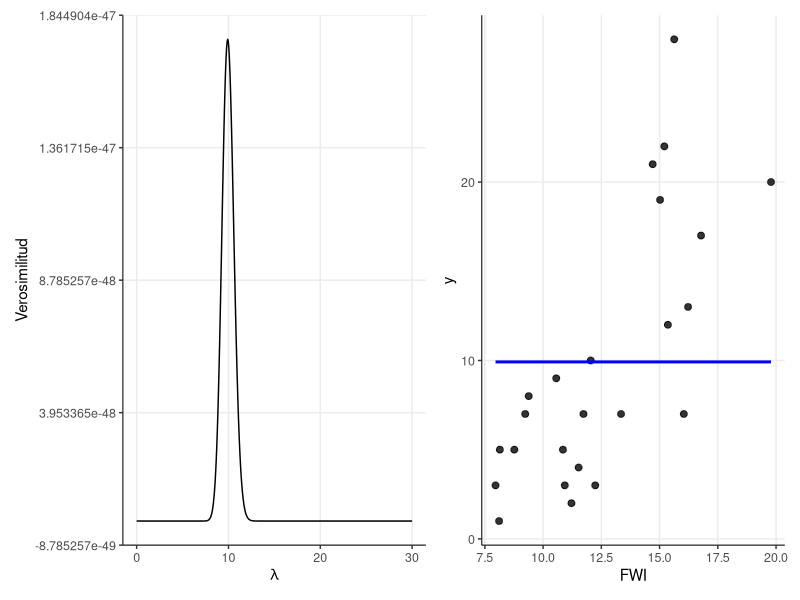
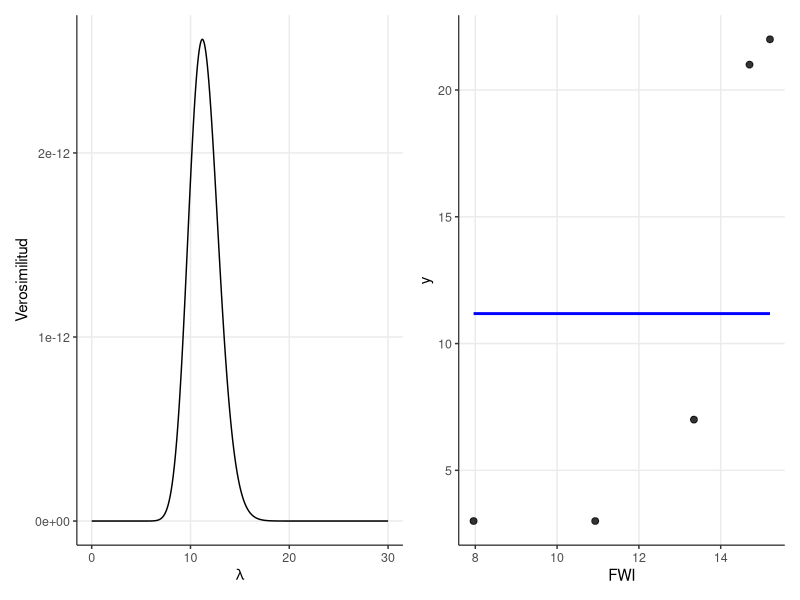
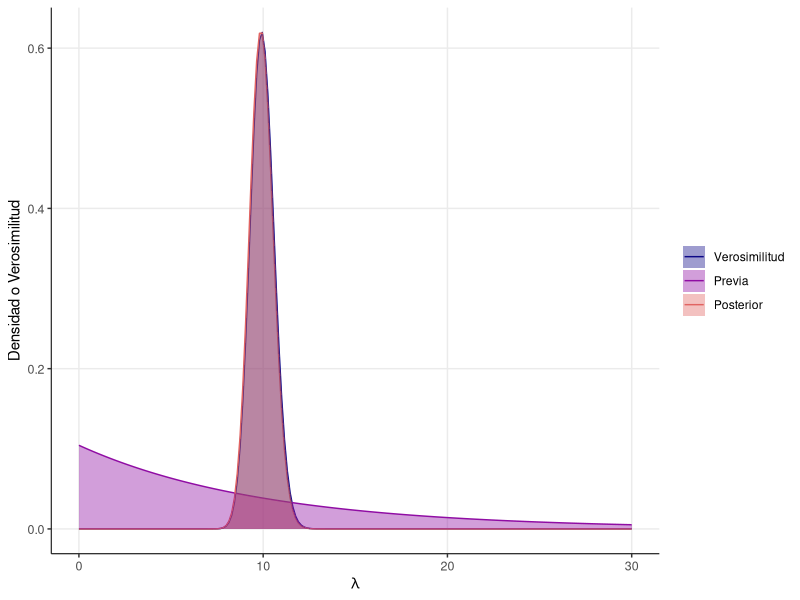
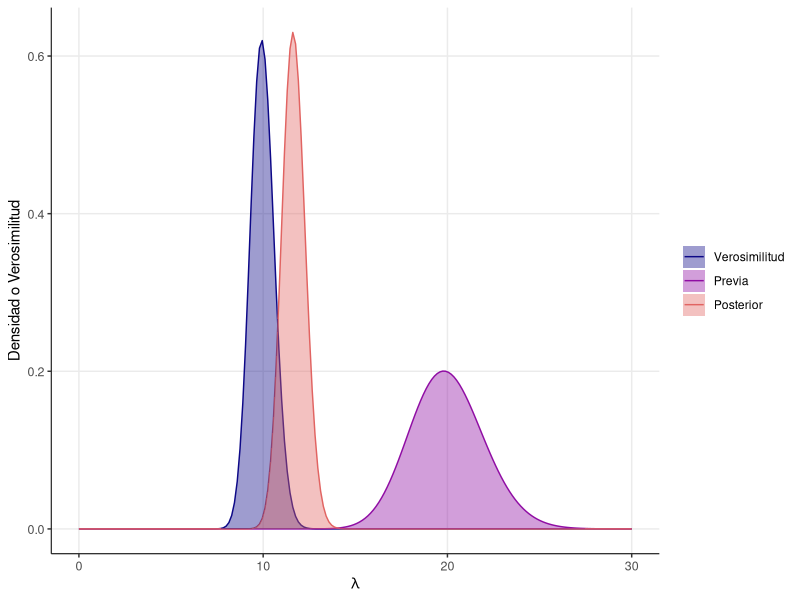
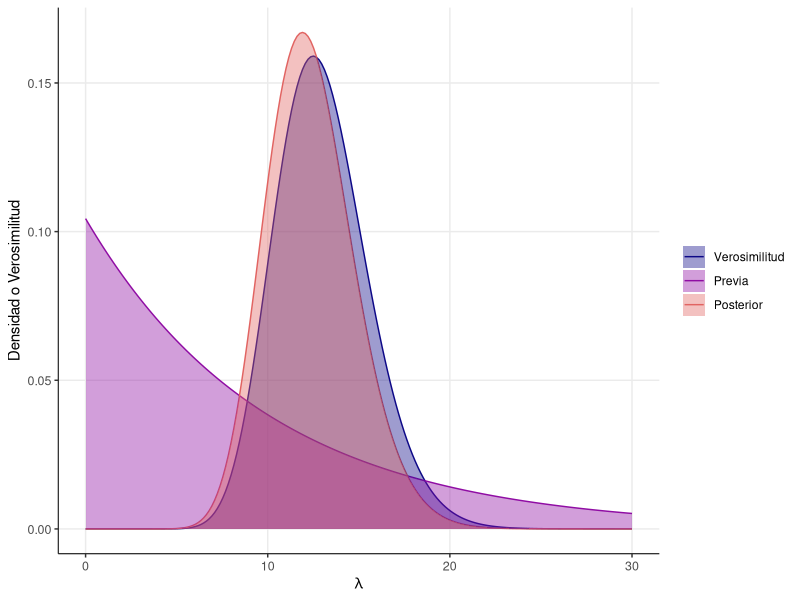
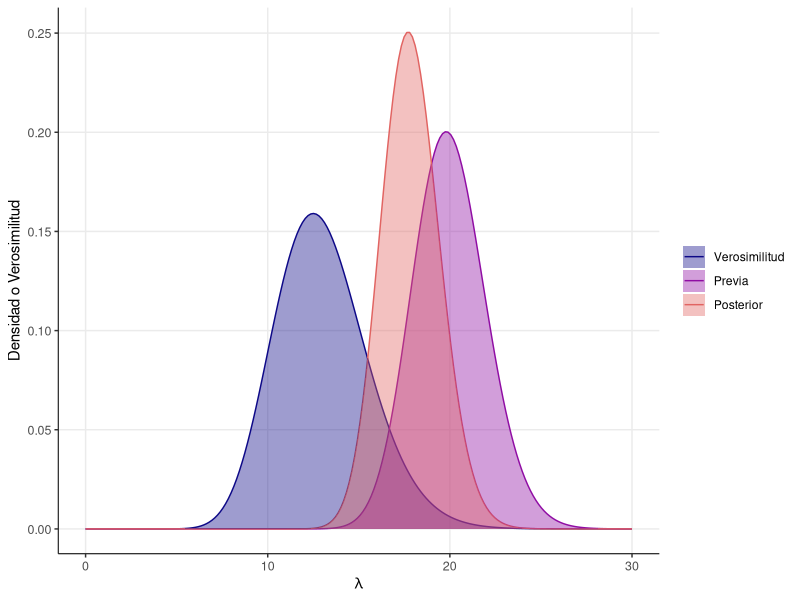

The R script that drew these images, in order:
## ## TP 5: Estimación de parámetros e inferencia bayesiana ## ##

# [Codificación: UTF-8]

# Paquetes ----------------------------------------------------------------

library(tidyverse) # ggplot y pivot_longer
library(viridis)   # colores
library(scales)    # leyenda de gráfico
library(patchwork) # unir gráficos

# Funciones ---------------------------------------------------------------

# Para normalizar densidades o likelihoods (con fines gráficos).
# area es el tamaño del segmento o celda en la aproximación discreta.
# En 1D, es la distancia entre valores de la secuencia de parámetros.
# En 2D, es el área de cada celda.
# Devuelve un vector de densidad o likelihood, tal que
# sum(normalized_density * area) ~= 1
normalize_dens <- function(dens, area) {
  dens / sum(dens * area)
}

# ggplot custom theme
nice_theme <- function() {
  theme(
    panel.border = element_blank(),
    panel.grid.minor = element_blank(),
    panel.grid.major =  element_line(),

    axis.line = element_line(linewidth = 0.35),

    axis.text = element_text(size = 9),
    axis.title = element_text(size = 11),

    strip.text = element_text(size = 11),
    strip.background = element_rect(fill = "white", color = "white")
  )
}

theme_set(theme_classic())

# Datos -------------------------------------------------------------------

datos <- read.csv(file.path("datos", "barbera_data_fire_total_climate.csv"))


# Actividad 1 -------------------------------------------------------------

# 1.1 ---------------------------------------------------------------------
# Elegir un set de datos y definir un modelo sencillo (1 o 2 parámetros).
# Puede ser estadístico o no (la función de costo no necesariamente tiene que
# ser una -log verosimilitud).

# y_i ~ Poisson(lambda)

# (no hay predictoras)

# 1.2 ---------------------------------------------------------------------
# Evaluar qué restricciones debería imponerse sobre los parámetros para que el
# modelo sea sensato.

# lambda >= 0, ¿quizás no superior a 200?

# 1.3 ---------------------------------------------------------------------
# Graficar la función de verosimilitud del modelo (o la función de costo) y
# encontrá el máximo utilizando el método de la grilla. Si el modelo tiene
# D > 2 parámetros, se deberán fijar D - 2 para poder graficar. Graficar la
# predicción en función de alguna variable predictora (si es que la hay)
# utilizando el valor de la grilla con mayor verosimilitud o menor costo.

like_fire <- function(lambda, log = T, filas = 1:nrow(datos)) {
  # "like" por likelihood (sería raro decirle "vero");
  # "fire" porque es la función para estos datos de fuego, no cualquier
  # verosimilitud.

  # usando lambda evaluamos la verosimilitud de cada observación,
  # en escala log:
  like_pointwise <- dpois(datos$fires[filas], lambda, log = T)

  # la log-verosimilitud conjunta es la suma de las log-verosimilitudes por
  # observación:
  like <- sum(like_pointwise)

  if (log) return(like)
  else return(exp(like))
}

# Creamos grilla de valores de lambda.
side <- 500 # cantidad de valores por lado
grilla <- data.frame(
  lambda = seq(0, 30, length.out = side)
)

# Evaluamos la verosimilitud para cada valor
grilla$loglike <- NA
for (i in 1:side) {
  grilla$loglike[i] <- like_fire(grilla$lambda[i])
}
grilla$like <- exp(grilla$loglike)

# Elegimos el punto con mayor verosimilitud
row <- which.max(grilla$loglike)
lambda <- grilla$lambda[row]

# Curva de verosimilitud a partir de la grilla (1D)
p1 <- ggplot(grilla, aes(x = lambda, y = like)) +
  geom_line() +
  # geom_vline(xintercept = lambda, linetype = "dashed") +
  labs(x = expression(lambda), y = "Verosimilitud") +
  nice_theme()

# Plot de puntos + curva
p2 <- ggplot(datos, aes(x = fwi, y = fires)) +
  geom_point(color = rgb(0, 0, 0, 0.8), size = 2) +
  stat_function(fun = function(x) lambda,
                color = "blue", linewidth = 1) +
  ylab("y") + xlab("FWI") +
  nice_theme()

# Unimos
(p1 | p2)

# 1.4 ---------------------------------------------------------------------
# Comparár la estimación basada en la grilla con la obtenida usando optim.

opt <- optim(
  par = 1,                     # Valor inicial de lambda
  fn = like_fire,              # Función a optimizar
  method = "Brent",            # Optmización en 1D
  lower = 0, upper = 1000,     # Limites
  control = list(fnscale = -1) # Para que maximice en vez de minimizar
)

opt$par
grilla[row, c("lambda")]

# 1.5 ---------------------------------------------------------------------
# ¿Existen otros valores de los parámetros que también presentan un
# ajuste razonable a los datos, aunque sea subóptimo? ¿Cómo se podría
# escoger un set de valores razonables?

# 1.6 ---------------------------------------------------------------------
# Repetir los puntos 1.3 y 1.5 pero utilizando el 20 % y el 50 % de los
# datos disponibles, y compará los resultados.

# Ejemplo con N = 20 %

filas20 <- sample(1:nrow(datos), size = round(0.2 * nrow(datos)),
                  replace = F)

# Evaluamos la verosimilitud para cada valor
grilla$loglike20 <- NA
for (i in 1:side) {
  grilla$loglike20[i] <- like_fire(grilla$lambda[i], filas = filas20)
}
grilla$like20 <- exp(grilla$loglike20)

row20 <- which.max(grilla$loglike20)
lambda20 <- grilla$lambda[row20]

# Curva de verosimilitud a partir de la grilla (1D)
p1 <- ggplot(grilla, aes(x = lambda, y = like20)) +
  geom_line() +
  # geom_vline(xintercept = lambda, linetype = "dashed") +
  labs(x = expression(lambda), y = "Verosimilitud") +
  nice_theme()

# Plot de puntos + curva
p2 <- ggplot(datos[filas20, ], aes(x = fwi, y = fires)) +
  geom_point(color = rgb(0, 0, 0, 0.8), size = 2) +
  stat_function(fun = function(x) lambda20,
                color = "blue", linewidth = 1) +
  ylab("y") + xlab("FWI") +
  nice_theme()

# Unimos usando patchwork
(p1 | p2)


# Actividad 2 -------------------------------------------------------------

# 2.1 ---------------------------------------------------------------------
# Utilizando el mismo set de datos y modelo escogido previamente (ejercicio 1),
# definir previas para los parámetros, convirtiéndolo en un modelo bayesiano.

# y_i ~ Poisson(lambda)
# lambda ~ Gama(1 / tau, 1 / (mu * tau))
# tau = 1; mu = 10

# (tau es un parámetro de dispersión, mu es la media)

# 2.2 ---------------------------------------------------------------------
# Graficar la función de verosimilitud, la densidad previa y la densidad
# posterior.

# Creamos grilla de valores de lambda.
side <- 200 # cantidad de valores por lado

lambda_seq <- seq(0, 30, length.out = side)

grilla <- expand.grid(
  lambda = lambda_seq,
  loglike = NA,   # para llenar luego
  like = NA,
  prior = NA,
  post = NA
)

# Evaluamos la verosimilitud para cada valor
for (i in 1:side) {
  grilla$loglike[i] <- like_fire(grilla$lambda[i])
}
grilla$like <- exp(grilla$loglike)

# Definimos y evaluamos la previa (gama)
mu <- 10 # media
tau <- 1 # dispersion
a <- 1 / tau; b <- 1 / (tau * mu)

for (i in 1:side) {
  grilla$prior[i] <- dgamma(grilla$lambda[i], a, b)
}

# Posterior
grilla$post <- grilla$like * grilla$prior

# Normalizamos para poder visualizar
g <- grilla
area <- diff(lambda_seq)[1] # para normalizar
for (v in c("like", "prior", "post")) {
  g[, v] <- normalize_dens(grilla[, v], area)
}

# Elongamos g
cols <- which(names(g) %in% c("like", "prior", "post"))
glong <- pivot_longer(g, all_of(cols), names_to = "variable",
                      values_to = "density")
glong$variable <- factor(
  glong$variable,
  levels = c("like", "prior", "post"),
  labels = c("Verosimilitud", "Previa", "Posterior")
)

# Graficamos
ggplot(glong, aes(x = lambda, y = density, ymax = density, ymin = 0,
                  color = variable, fill = variable)) +
  geom_line() +
  geom_ribbon(alpha = 0.4, color = NA) +
  scale_color_viridis(discrete = T, option = "C", end = 0.6) +
  scale_fill_viridis(discrete = T, option = "C", end = 0.6) +
  theme(legend.title = element_blank()) +
  xlab(expression(lambda)) +
  ylab("Densidad o Verosimilitud") +
  nice_theme()


# 2.3 ---------------------------------------------------------------------
# Explorar distintas previas, ya sea variando los parámetros de una
# misma distribución o utilizando otra distribución. Intentar crear
# previas que influyan en el resultado y otras que no.

grilla2 <- grilla

# Redefinimos y evaluamos la previa
mu <- 20 # media
tau <- 0.01 # dispersion
a <- 1 / tau; b <- 1 / (tau * mu)

for (i in 1:side) {
  grilla2$prior[i] <- dgamma(grilla$lambda[i], a, b)
}

# Posterior
grilla2$post <- grilla2$like * grilla2$prior

# Normalizamos para poder visualizar
g <- grilla2
area <- diff(lambda_seq)[1] # para normalizar
for (v in c("like", "prior", "post")) {
  g[, v] <- normalize_dens(grilla2[, v], area)
}

# Elongamos g
cols <- which(names(g) %in% c("like", "prior", "post"))
glong <- pivot_longer(g, all_of(cols), names_to = "variable",
                      values_to = "density")
glong$variable <- factor(
  glong$variable,
  levels = c("like", "prior", "post"),
  labels = c("Verosimilitud", "Previa", "Posterior")
)

# Graficamos
ggplot(glong, aes(x = lambda, y = density, ymax = density, ymin = 0,
                  color = variable, fill = variable)) +
  geom_line() +
  geom_ribbon(alpha = 0.4, color = NA) +
  scale_color_viridis(discrete = T, option = "C", end = 0.6) +
  scale_fill_viridis(discrete = T, option = "C", end = 0.6) +
  theme(legend.title = element_blank()) +
  xlab(expression(lambda)) +
  ylab("Densidad o Verosimilitud") +
  nice_theme()

## Para probar con otra distribución, editar estas líneas:

# Redefinimos y evaluamos la previa
mu <- 20    # media
tau <- 0.01 # dispersion
a <- 1 / tau; b <- 1 / (tau * mu)

for (i in 1:side) {
  grilla2$prior[i] <- dgamma(grilla$lambda[i], a, b)
}


# (El resto del código, igual)

# 2.4 ---------------------------------------------------------------------
# Repetír la comparación entre posteriores pero utilizando únicamente 2 o 3
# observaciones. Las previas que no influían en el resultado usando todos los
# datos, ¿siguen sin influir?

# Creamos grilla de valores de lambda.
side <- 200 # cantidad de valores por lado

lambda_seq <- seq(0, 30, length.out = side)

grilla <- expand.grid(
  lambda = lambda_seq,
  loglike = NA,   # para llenar luego
  like = NA,
  prior = NA,
  post = NA
)

# Evaluamos la verosimilitud para cada valor
# ACÁ DEFINIMOS QUÉ FILAS USAR!
for (i in 1:side) {
  grilla$loglike[i] <- like_fire(grilla$lambda[i], filas = c(2, 10))
}
grilla$like <- exp(grilla$loglike)

# Definimos y evaluamos la previa (gama)
mu <- 10 # media
tau <- 1 # dispersion
a <- 1 / tau; b <- 1 / (tau * mu)

for (i in 1:side) {
  grilla$prior[i] <- dgamma(grilla$lambda[i], a, b)
}

# Posterior
grilla$post <- grilla$like * grilla$prior

# Normalizamos para poder visualizar
g <- grilla
area <- diff(lambda_seq)[1] # para normalizar
for (v in c("like", "prior", "post")) {
  g[, v] <- normalize_dens(grilla[, v], area)
}

# Elongamos g
cols <- which(names(g) %in% c("like", "prior", "post"))
glong <- pivot_longer(g, all_of(cols), names_to = "variable",
                      values_to = "density")
glong$variable <- factor(
  glong$variable,
  levels = c("like", "prior", "post"),
  labels = c("Verosimilitud", "Previa", "Posterior")
)

# Graficamos
ggplot(glong, aes(x = lambda, y = density, ymax = density, ymin = 0,
                  color = variable, fill = variable)) +
  geom_line() +
  geom_ribbon(alpha = 0.4, color = NA) +
  scale_color_viridis(discrete = T, option = "C", end = 0.6) +
  scale_fill_viridis(discrete = T, option = "C", end = 0.6) +
  theme(legend.title = element_blank()) +
  xlab(expression(lambda)) +
  ylab("Densidad o Verosimilitud") +
  nice_theme()


## y con una previa más informativa:

# Redefinimos y evaluamos la previa (gama)
mu <- 20    # media
tau <- 0.01 # dispersion
a <- 1 / tau; b <- 1 / (tau * mu)

for (i in 1:side) {
  grilla$prior[i] <- dgamma(grilla$lambda[i], a, b)
}

# Posterior
grilla$post <- grilla$like * grilla$prior

# Normalizamos para poder visualizar
g <- grilla
area <- diff(lambda_seq)[1] # para normalizar
for (v in c("like", "prior", "post")) {
  g[, v] <- normalize_dens(grilla[, v], area)
}

# Elongamos g
cols <- which(names(g) %in% c("like", "prior", "post"))
glong <- pivot_longer(g, all_of(cols), names_to = "variable",
                      values_to = "density")
glong$variable <- factor(
  glong$variable,
  levels = c("like", "prior", "post"),
  labels = c("Verosimilitud", "Previa", "Posterior")
)

# Graficamos
ggplot(glong, aes(x = lambda, y = density, ymax = density, ymin = 0,
                  color = variable, fill = variable)) +
  geom_line() +
  geom_ribbon(alpha = 0.4, color = NA) +
  scale_color_viridis(discrete = T, option = "C", end = 0.6) +
  scale_fill_viridis(discrete = T, option = "C", end = 0.6) +
  theme(legend.title = element_blank()) +
  xlab(expression(lambda)) +
  ylab("Densidad o Verosimilitud") +
  nice_theme()

# 2.5 ---------------------------------------------------------------------
# ¿Cómo se podría caracterizar la distribución posterior de una forma más
# compacta que un gráfico? ¿Cómo se podrían describir resultados
# sobre un parámetro en particular si el modelo tiene más de un parámetro?